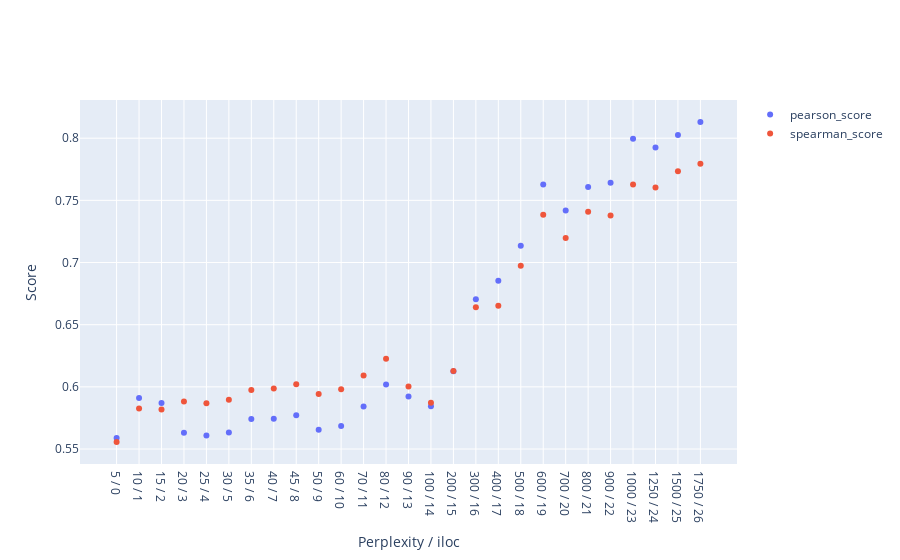

Notebook cell for this chart:
### Code cell
from msfeast.embedding import plot_tsne_grid, plot_selected_embedding
figure = plot_tsne_grid(pipeline.tsne_grid)
filename = os.path.join(output_directory, "t-SNE perplexity grid" + ".html")
figure.write_html(os.path.join(output_directory, "t-SNE perplexity grid" + ".html"))
figure.write_image(os.path.join(output_directory, "t-SNE perplexity grid" + ".pdf"), width = "1000", height="800")
figure.show()

### Figure 1 — Plotly figure (JSON) as saved in the notebook; plotly's stock layout.template omitted (floating-point values rounded to 4 significant figures)
{"data": [{"mode": "markers", "name": "pearson_score", "type": "scatter", "x": ["5 / 0", "10 / 1", "15 / 2", "20 / 3", "25 / 4", "30 / 5", "35 / 6", "40 / 7", "45 / 8", "50 / 9", "60 / 10", "70 / 11", "80 / 12", "90 / 13", "100 / 14", "200 / 15", "300 / 16", "400 / 17", "500 / 18", "600 / 19", "700 / 20", "800 / 21", "900 / 22", "1000 / 23", "1250 / 24", "1500 / 25", "1750 / 26"], "y": [0.5588, 0.5911, 0.587, 0.5631, 0.5608, 0.5634, 0.5742, 0.5744, 0.5772, 0.5656, 0.5686, 0.5841, 0.6019, 0.5922, 0.5844, 0.6126, 0.6704, 0.6852, 0.7134, 0.7628, 0.7419, 0.7608, 0.7641, 0.7995, 0.7925, 0.8026, 0.8131]}, {"mode": "markers", "name": "spearman_score", "type": "scatter", "x": ["5 / 0", "10 / 1", "15 / 2", "20 / 3", "25 / 4", "30 / 5", "35 / 6", "40 / 7", "45 / 8", "50 / 9", "60 / 10", "70 / 11", "80 / 12", "90 / 13", "100 / 14", "200 / 15", "300 / 16", "400 / 17", "500 / 18", "600 / 19", "700 / 20", "800 / 21", "900 / 22", "1000 / 23", "1250 / 24", "1500 / 25", "1750 / 26"], "y": [0.5556, 0.5826, 0.5818, 0.5882, 0.5867, 0.5897, 0.5974, 0.5988, 0.6021, 0.5942, 0.598, 0.6091, 0.6226, 0.6002, 0.5873, 0.6128, 0.664, 0.6652, 0.6974, 0.7385, 0.7198, 0.7409, 0.7379, 0.7628, 0.7604, 0.7734, 0.7795]}], "layout": {"xaxis": {"title": {"text": "Perplexity / iloc"}}, "yaxis": {"title": {"text": "Score"}}}}
